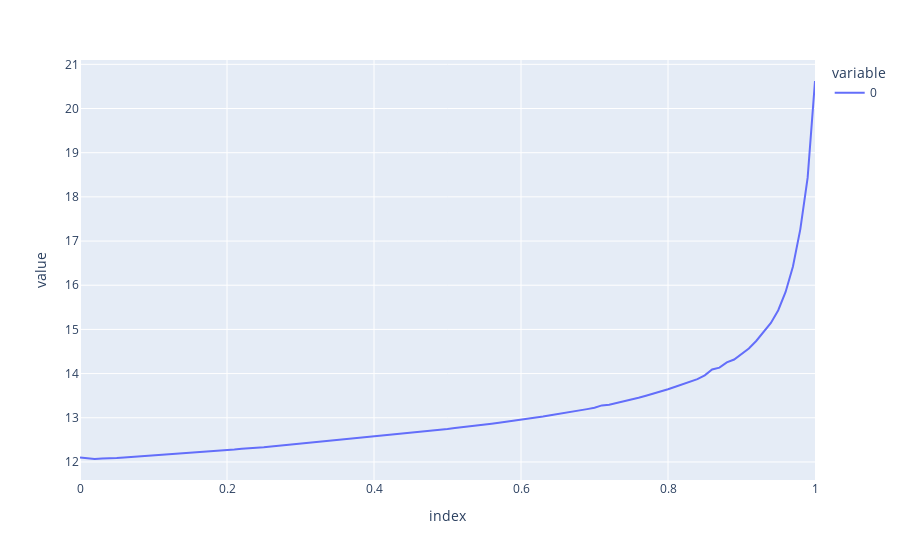

Write notebook code for a chart like this one.
### Code cell
px.line(rawres_fixed_shrk_data.iloc[5040:, ].std() * np.sqrt(252)  *100)
